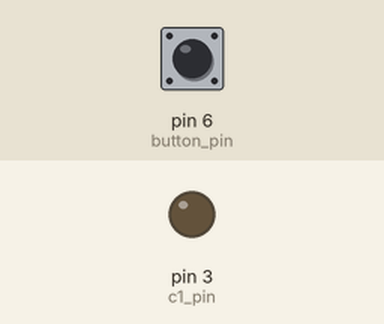
This sketch was run on a simulated Arduino Uno, built with avr-gcc and run on an emulated ATmega328P. Shown: output pins drawn as LEDs (lit = HIGH). Dashed ring = blinking. Inputs (shaded band) come from the test bench; at power-on: pin 6 (button_pin) HIGH.

Above: at 1.2 s.
1.3 s: pin 6 (button_pin) pulled LOW for 1 s
At 1.54 s:
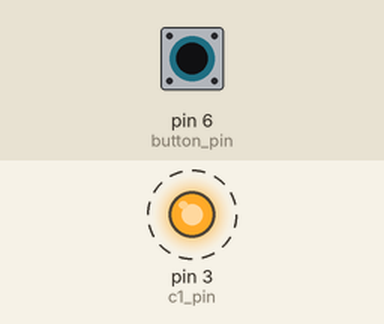
3.8 s: pin 6 (button_pin) pulled LOW for 3.2 s
At 8.0 s:
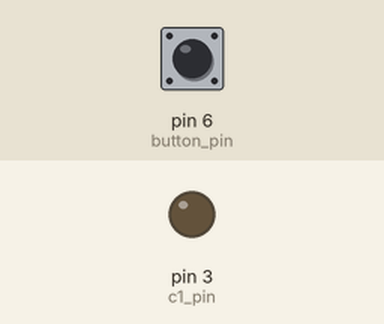
Timing chart, 0 to 9.5 s (numbered marks = the images above; inputs shaded):
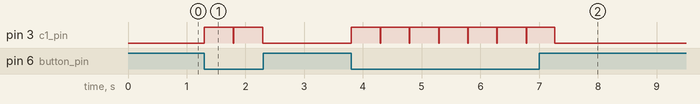

The sketch:

main.ino
```cpp
int c1_pin = 3;
int button_pin = 6;

unsigned long note_length = 480.;

int val = 0;
// 0: ready, 1: button was pressed, 2: c1_pin is on
int state = 0;
unsigned long note_off_time = 0;


void setup() {
  pinMode(c1_pin, OUTPUT);
  pinMode(button_pin, INPUT);

  digitalWrite(c1_pin, LOW);
}

void check_button() {
  if (state != 0)
    return;

  val = digitalRead(button_pin);
  if (val == LOW)
    state = 1;
}

void loop() {
  check_button();

  switch (state)
  {
  case 1:
    digitalWrite(c1_pin, HIGH);
    note_off_time = millis() + note_length;
    state = 2;
    break;

  case 2:
    if (millis() > note_off_time) {
      digitalWrite(c1_pin, LOW);
      state = 0;
    }

  default:
    break;
  }

  delay(10);
}
```

Measured:
- after the input at 1.3 s, pin 3 (c1_pin): alternates HIGH for 0.49 s and LOW for 0.01 s, 4 changes in all, then stays LOW, starting at once
- after the input at 3.8 s, pin 3 (c1_pin): alternates HIGH for 0.49 s and LOW for 0.01 s, 14 changes in all, then stays LOW, starting at once
